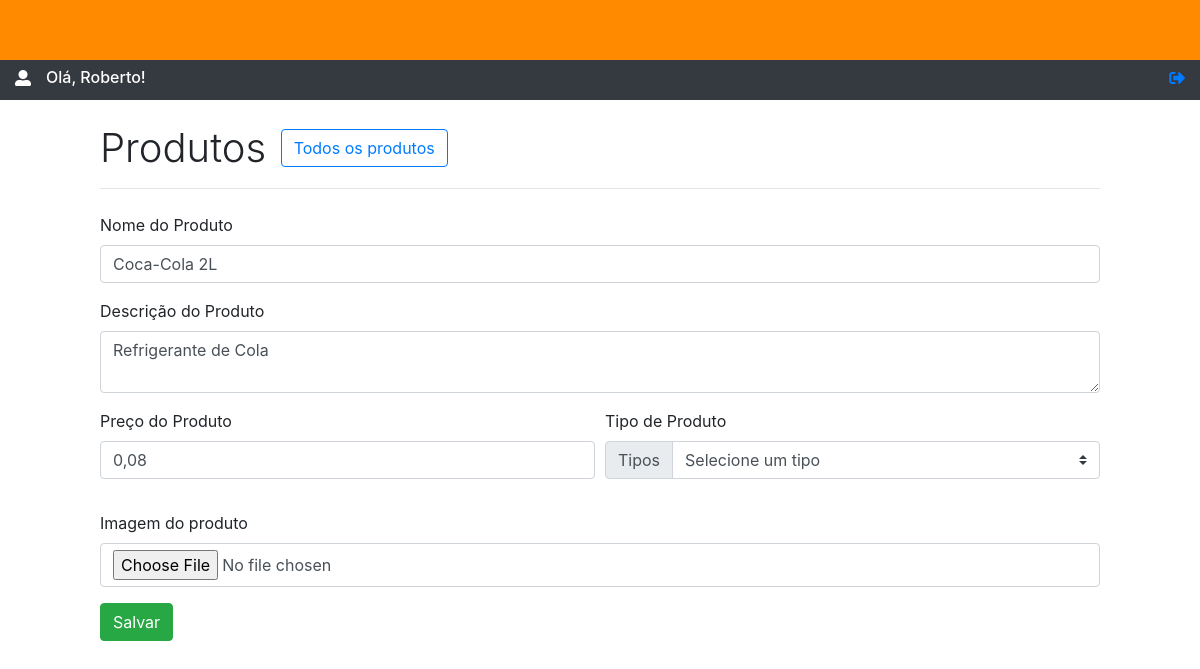
The page /adm/editar_produto.php?prod_ID=1 (signed in) on the database as committed earlier.
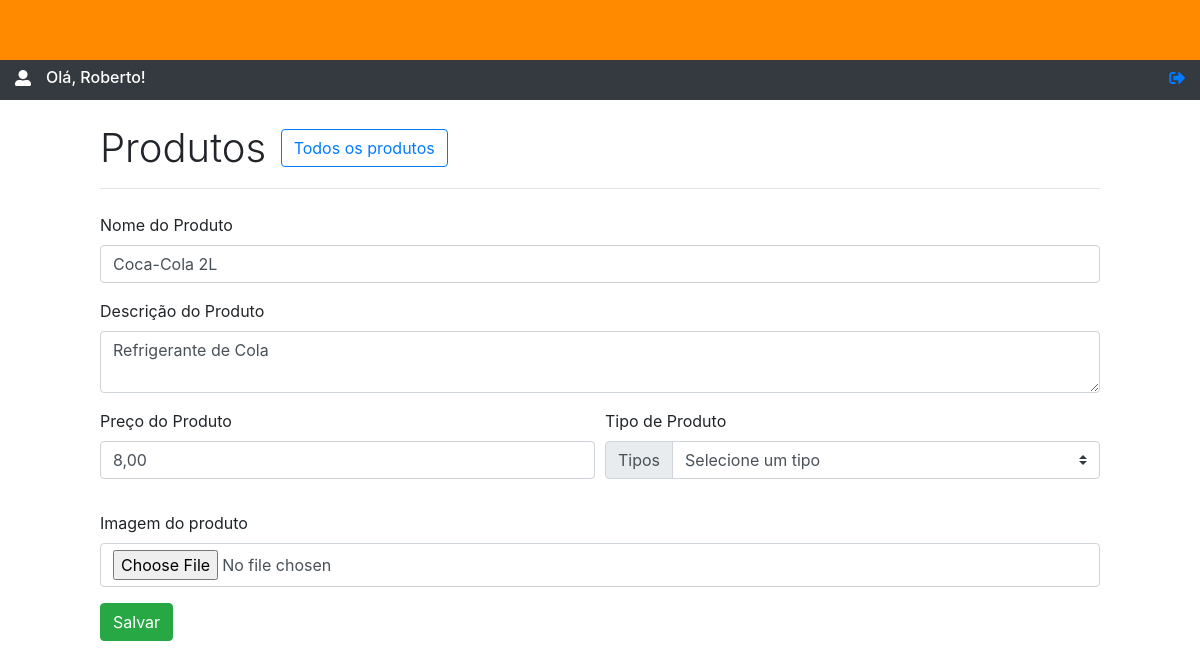
The same page on the database as committed later.
### tables this page shows
CREATE TABLE `produtos` (
  `prod_ID` int(11) NOT NULL,
  `prod_nome` varchar(50) NOT NULL,
  `prod_descricao` varchar(40) NOT NULL,
  `prod_preco` varchar(20) NOT NULL,
  `prod_img` varchar(150) NOT NULL,
  `prod_tipo` varchar(20) NOT NULL
);

### adm/core/util.php (called while the page is built, shortened)
<?php
function decimalTela($pDecimal) {
	$pDecimal = $pDecimal/100;
	return number_format($pDecimal,2,',','.');
}

### adm/editar_produto.php (the view, shortened to what this page needs)
<?php
  require_once 'core/conexao.php';
  require_once 'core/util.php';
  $produto = $pdo->prepare('SELECT * FROM produtos WHERE prod_ID = :prod_ID ORDER BY prod_ID ASC');
  $produto->bindvalue(':prod_ID',$_GET['prod_ID']);
  $produto->execute();
  $produto = $produto->fetch(PDO::FETCH_OBJ);
 ?>
<link rel="stylesheet" href="https://maxcdn.bootstrapcdn.com/bootstrap/4.0.0/css/bootstrap.min.css">
<link rel="stylesheet" href="https://use.fontawesome.com/releases/v5.0.13/css/fontawesome.css">
<link rel="stylesheet" href="https://use.fontawesome.com/releases/v5.0.13/css/solid.css">
<div class="container-fluid">
  <div class="row" >
    <div class="col-sm-12" style="background-color: #ff8a00 !important; height: 60px; position: absolute; z-index: 9999;">
    </div>
  </div>
  <div class="row mb-4">
     <div class="col-sm-12" style="height: 100px; background-color: #343a40; color: white;">
      <div style="float: left;">
        <span>
          <i class="fas fa-user-alt" style="margin-top: 70px;"></i>
        </span>
      </div>
      <h6 style="margin-top: 68px; display: inline-block; margin-left: 15px; text-transform: capitalize;">Olá, <?php echo $_SESSION['nome_adm']; ?>!</h6>
      <div style="display: inline-block; float: right;">
        <a href="core/doLogout.php">
          <i class="fas fa-sign-out-alt" style="margin-top: 70px;"></i>
        </a>
      </div>
    </div>
  </div>
  <div class="row">
    <div class="col"></div>
    <div class="col-sm-10" id="novo-produto" style="padding: 0;">
      <h4 class="display-4" style="font-size: 2.5rem; display: inline;">Produtos</h4>
      <a href="index.php">
        <button class="btn btn-outline-primary" style="margin-top: -20px; margin-left: 10px;">Todos os produtos</button>
      </a>
      <hr class="mb-4">
      <form method="post" enctype="multipart/form-data" action="salvar_editar_produto.php">
		<div class="form-group">
			<label for="txtNomeProduto">Nome do Produto</label>
			<input name="txtNomeProduto" type="txt" class="form-control" id="txtNomeProduto" value="<?php echo $produto->prod_nome; ?>" >
		</div>
		<div class="form-group">
			<label for="txtDescricaoProduto">Descrição do Produto</label>
			<textarea name="txtDescricaoProduto" class="form-control" id="txtDescricaoProduto"><?php echo $produto->prod_descricao; ?></textarea>
		</div>
		<div class="form-row">
			<div class="form-group col-md-6">
				<label for="txtPrecoProduto">Preço do Produto</label>
				<input name="txtPrecoProduto" type="txt" class="form-control money" id="txtPrecoProduto" maxlength="6" value="<?php echo decimalTela($produto->prod_preco); ?>">
			</div>
			<div class="form-group col-md-6">
				<label>Tipo de Produto</label>
				<div class="input-group mb-3">
					<div class="input-group-prepend">
						<label class="input-group-text" for="tiposProduto">Tipos</label>
					</div>
					<select class="custom-select" id="txt_tipo" name="txt_tipo" id="tiposProduto">
						<option selected>Selecione um tipo</option>
					</select>
				</div>
			</div>
		</div>
		<div class="form-group">
			<label for="upload">Imagem do produto</label>
			<input type="file" class="form-control" name="prod_img" id="upload" value="<?php echo $produto->prod_img; ?>">
		</div>
		<button type="submit" id="btn-salvar" class="btn btn-success">Salvar</button>
	</form>
    </div>
    <div class="col"></div>
  </div>
</div>

Rows that differ between the two databases and show on the page:
changed produtos "Coca-Cola 2L": txtPrecoProduto "0,08" → "8,00"
